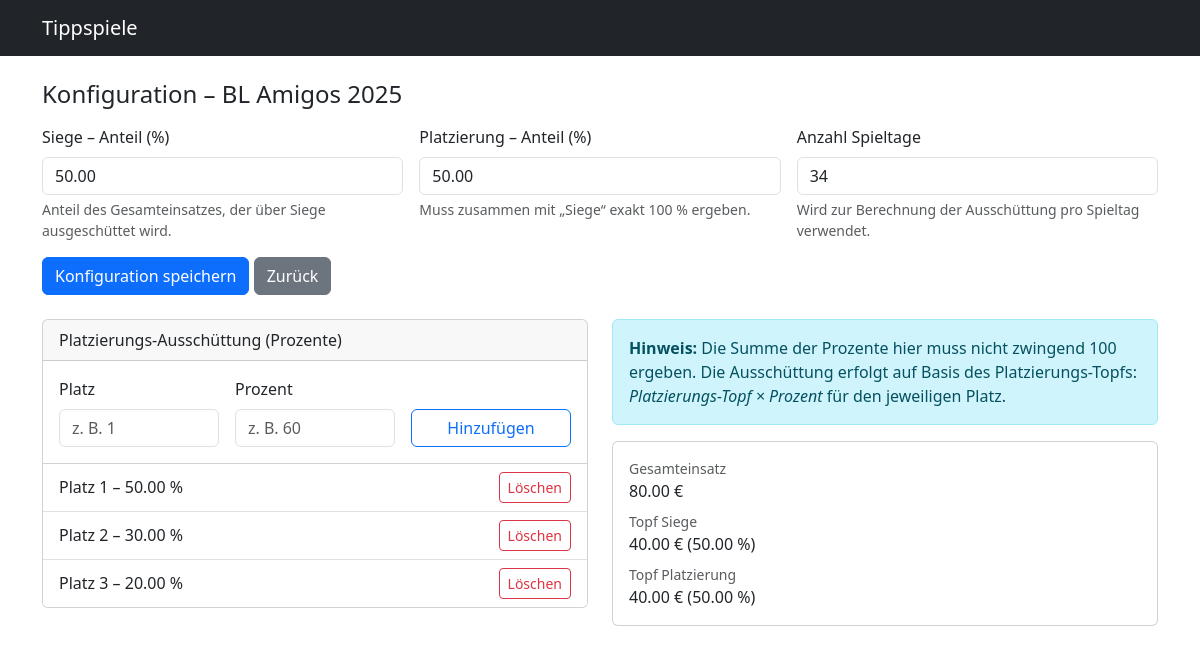
The app's page /games/2/config with its own data.
### models.py (models this page shows)
class TippingGame(Base):
    __tablename__ = "tipping_games"
    id: Mapped[int] = mapped_column(Integer, primary_key=True)
    name: Mapped[str] = mapped_column(String(200), nullable=False)
    stake_per_person: Mapped[Decimal] = mapped_column(Numeric(10, 2), nullable=False, default=0)
    url: Mapped[str] = mapped_column(String(500), nullable=True)
    members: Mapped[list["Member"]] = relationship(
        "Member",
        back_populates="game",
        cascade="all, delete-orphan",
        passive_deletes=True,
        lazy="selectin",
    )
    config: Mapped["GameConfig"] = relationship(
        "GameConfig",
        back_populates="game",
        cascade="all, delete-orphan",
        uselist=False,
        lazy="selectin",
    )
    placement_payouts: Mapped[list["PlacementPayout"]] = relationship(
        "PlacementPayout",
        back_populates="game",
        cascade="all, delete-orphan",
        order_by="PlacementPayout.rank.asc()",
        lazy="selectin",
    )
    @hybrid_property
    def total_stake(self) -> Decimal:
        count = len(self.members) if self.members is not None else 0
        return (self.stake_per_person or Decimal("0")) * Decimal(count)

class GameConfig(Base):
    __tablename__ = "game_configs"
    id: Mapped[int] = mapped_column(Integer, primary_key=True)
    game_id: Mapped[int] = mapped_column(ForeignKey("tipping_games.id", ondelete="CASCADE"), unique=True)
    victory_share_percent: Mapped[Decimal] = mapped_column(Numeric(5, 2), nullable=False, default=50)
    placement_share_percent: Mapped[Decimal] = mapped_column(Numeric(5, 2), nullable=False, default=50)
    num_matchdays: Mapped[int] = mapped_column(Integer, nullable=False, default=1)
    game: Mapped["TippingGame"] = relationship("TippingGame", back_populates="config")

class PlacementPayout(Base):
    __tablename__ = "placement_payouts"
    __table_args__ = (UniqueConstraint("game_id", "rank", name="uq_game_rank"),)
    id: Mapped[int] = mapped_column(Integer, primary_key=True)
    game_id: Mapped[int] = mapped_column(ForeignKey("tipping_games.id", ondelete="CASCADE"), nullable=False)
    rank: Mapped[int] = mapped_column(Integer, nullable=False)  # 1 = Sieger, 2 = Platz 2, ...
    percent: Mapped[Decimal] = mapped_column(Numeric(5, 2), nullable=False)  # Anteil vom Platzierungs-Topf
    game: Mapped["TippingGame"] = relationship("TippingGame", back_populates="placement_payouts")

### blueprints/games.py (the view, shortened to what this page needs)
@games_bp.route("/<int:game_id>/config", methods=["GET", "POST"])
def config(game_id):
    db = get_db()
    game = db.get(TippingGame, game_id)
    if not game:
        flash("Tippspiel nicht gefunden.", "warning")
        return redirect(url_for("main.index"))
    return render_template("games/config.html", game=game)

### app.py (called while the page is built)
def create_app():
    app = Flask(__name__)
    app.config["SECRET_KEY"] = "dev-secret-change-me"
    os.makedirs("data", exist_ok=True)
    app.config["DATABASE_URL"] = "sqlite:///data/database.db"
    init_engine_and_session(app.config["DATABASE_URL"])
    init_db()
    app.teardown_appcontext(close_db)
    @app.template_filter("money")
    def money_filter(value):
        try:
            return f"{Decimal(value):.2f}"
        except Exception:
            return str(value)
    app.register_blueprint(main_bp)
    app.register_blueprint(games_bp, url_prefix="/games")
    app.register_blueprint(members_bp, url_prefix="/members")
    return app

### db.py (called while the page is built)
def get_db():
    if 'db' not in g:
        if SessionLocal is None:
            raise RuntimeError("Database not initialized. Call init_engine_and_session first.")
        g.db = SessionLocal()
    return g.db

### templates/games/config.html (shortened to what this page needs)
{% extends "base.html" %}
{% block content %}
  <h1 class="h4 mb-3">Konfiguration – {{ game.name }}</h1>
  <form method="post" class="row g-3 mb-4">
    <div class="col-md-4">
      <label class="form-label">Siege – Anteil (%)</label>
      <input name="victory_share_percent" class="form-control" value="{{ game.config.victory_share_percent }}">
      <div class="form-text">Anteil des Gesamteinsatzes, der über Siege ausgeschüttet wird.</div>
    </div>
    <div class="col-md-4">
      <label class="form-label">Platzierung – Anteil (%)</label>
      <input name="placement_share_percent" class="form-control" value="{{ game.config.placement_share_percent }}">
      <div class="form-text">Muss zusammen mit „Siege“ exakt 100 % ergeben.</div>
    </div>
    <div class="col-md-4">
      <label class="form-label">Anzahl Spieltage</label>
      <input name="num_matchdays" class="form-control" value="{{ game.config.num_matchdays }}">
      <div class="form-text">Wird zur Berechnung der Ausschüttung pro Spieltag verwendet.</div>
    </div>
    <div class="col-12">
      <button class="btn btn-primary">Konfiguration speichern</button>
      <a class="btn btn-secondary" href="{{ url_for('games.detail', game_id=game.id) }}">Zurück</a>
    </div>
  </form>
  <div class="row">
    <div class="col-lg-6">
      <div class="card">
        <div class="card-header">Platzierungs-Ausschüttung (Prozente)</div>
        <div class="card-body">
          <form method="post" class="row g-3">
            <div class="col-md-4">
              <label class="form-label">Platz</label>
              <input name="rank" class="form-control" placeholder="z. B. 1">
            </div>
            <div class="col-md-4">
              <label class="form-label">Prozent</label>
              <input name="percent" class="form-control" placeholder="z. B. 60">
            </div>
            <div class="col-md-4 d-flex align-items-end">
              <button class="btn btn-outline-primary w-100">Hinzufügen</button>
            </div>
          </form>
        </div>
        <ul class="list-group list-group-flush">
          {% if game.placement_payouts %}
            {% for r in game.placement_payouts %}
              <li class="list-group-item d-flex justify-content-between align-items-center">
                <span>Platz {{ r.rank }} – {{ r.percent }} %</span>
                <form method="post" action="{{ url_for('games.delete_rank', game_id=game.id, rank_id=r.id) }}" onsubmit="return confirm('Regel wirklich löschen?');">
                  <button class="btn btn-sm btn-outline-danger">Löschen</button>
                </form>
              </li>
            {% endfor %}
          {% else %}
            <li class="list-group-item">Noch keine Regeln erfasst.</li>
          {% endif %}
        </ul>
      </div>
    </div>
    <div class="col-lg-6 mt-3 mt-lg-0">
      <div class="alert alert-info">
        <strong>Hinweis:</strong> Die Summe der Prozente hier muss nicht zwingend 100 ergeben.
        Die Ausschüttung erfolgt auf Basis des Platzierungs-Topfs: <em>Platzierungs-Topf × Prozent</em> für den jeweiligen Platz.
      </div>
      <div class="card">
        <div class="card-body">
          <div class="text-muted small">Gesamteinsatz</div>
          <div class="fs-6">{{ game.total_stake | money }} €</div>
          <div class="text-muted small mt-2">Topf Siege</div>
          <div class="fs-6">
            {{ (game.total_stake * game.config.victory_share_percent / 100) | money }} €
            ({{ game.config.victory_share_percent }} %)
          </div>
          <div class="text-muted small mt-2">Topf Platzierung</div>
          <div class="fs-6">
            {{ (game.total_stake * game.config.placement_share_percent / 100) | money }} €
            ({{ game.config.placement_share_percent }} %)
          </div>
        </div>
      </div>
    </div>
  </div>
{% endblock %}

### records on screen
TippingGame: name "BL Amigos 2025", total_stake "80.00", stake_per_person.victory_share_percent "40.00", stake_per_person.placement_share_percent "40.00"
GameConfig: victory_share_percent "50.00", placement_share_percent "50.00", num_matchdays "34", config.victory_share_percent "50.00", config.placement_share_percent "50.00"
PlacementPayout: rank "1", percent "50.00"
PlacementPayout: rank "2", percent "30.00"
PlacementPayout: rank "3", percent "20.00"
